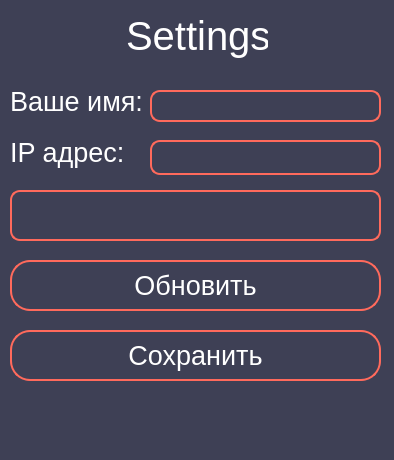
<?xml version="1.0" encoding="UTF-8"?>
<ui version="4.0">
 <class>MainWindow</class>
 <widget class="QMainWindow" name="MainWindow">
  <property name="geometry">
   <rect>
    <x>0</x>
    <y>0</y>
    <width>394</width>
    <height>460</height>
   </rect>
  </property>
  <property name="windowTitle">
   <string>Settings</string>
  </property>
  <property name="styleSheet">
   <string notr="true">background-color:  rgb(62, 64, 85);</string>
  </property>
  <widget class="QWidget" name="centralwidget">
   <widget class="QLabel" name="label">
    <property name="geometry">
     <rect>
      <x>126</x>
      <y>10</y>
      <width>142</width>
      <height>51</height>
     </rect>
    </property>
    <property name="font">
     <font>
      <pointsize>30</pointsize>
     </font>
    </property>
    <property name="styleSheet">
     <string notr="true">color: #fff;</string>
    </property>
    <property name="text">
     <string>Settings</string>
    </property>
   </widget>
   <widget class="QLineEdit" name="lineEdit">
    <property name="geometry">
     <rect>
      <x>150</x>
      <y>90</y>
      <width>231</width>
      <height>32</height>
     </rect>
    </property>
    <property name="font">
     <font>
      <pointsize>14</pointsize>
     </font>
    </property>
    <property name="styleSheet">
     <string notr="true">border: 2px solid #FF6A5C;
border-radius: 10px;
color: #fff;
padding-left: 4px;
padding-bottom: 2px;</string>
    </property>
    <property name="text">
     <string/>
    </property>
   </widget>
   <widget class="QLineEdit" name="lineEdit_2">
    <property name="geometry">
     <rect>
      <x>150</x>
      <y>140</y>
      <width>231</width>
      <height>35</height>
     </rect>
    </property>
    <property name="font">
     <font>
      <pointsize>14</pointsize>
     </font>
    </property>
    <property name="styleSheet">
     <string notr="true">border: 2px solid #FF6A5C;
border-radius: 10px;
color: #fff;
padding-left: 4px;
padding-bottom: 2px;</string>
    </property>
   </widget>
   <widget class="QLabel" name="label_2">
    <property name="geometry">
     <rect>
      <x>10</x>
      <y>132</y>
      <width>121</width>
      <height>41</height>
     </rect>
    </property>
    <property name="font">
     <font>
      <pointsize>20</pointsize>
     </font>
    </property>
    <property name="styleSheet">
     <string notr="true">color: #fff;</string>
    </property>
    <property name="text">
     <string>IP адрес:</string>
    </property>
   </widget>
   <widget class="QLabel" name="label_3">
    <property name="geometry">
     <rect>
      <x>10</x>
      <y>86</y>
      <width>131</width>
      <height>31</height>
     </rect>
    </property>
    <property name="font">
     <font>
      <pointsize>20</pointsize>
     </font>
    </property>
    <property name="styleSheet">
     <string notr="true">color: #fff;</string>
    </property>
    <property name="text">
     <string>Ваше имя:</string>
    </property>
   </widget>
   <widget class="QTextBrowser" name="textBrowser">
    <property name="geometry">
     <rect>
      <x>10</x>
      <y>190</y>
      <width>371</width>
      <height>51</height>
     </rect>
    </property>
    <property name="font">
     <font>
      <pointsize>15</pointsize>
     </font>
    </property>
    <property name="styleSheet">
     <string notr="true">border: 2px solid #FF6A5C;
border-radius: 10px;
color: #fff;</string>
    </property>
    <property name="html">
     <string>&lt;!DOCTYPE HTML PUBLIC &quot;-//W3C//DTD HTML 4.0//EN&quot; &quot;http://www.w3.org/TR/REC-html40/strict.dtd&quot;&gt;
&lt;html&gt;&lt;head&gt;&lt;meta name=&quot;qrichtext&quot; content=&quot;1&quot; /&gt;&lt;style type=&quot;text/css&quot;&gt;
p, li { white-space: pre-wrap; }
&lt;/style&gt;&lt;/head&gt;&lt;body style=&quot; font-family:'MS Shell Dlg 2'; font-size:15pt; font-weight:400; font-style:normal;&quot;&gt;
&lt;p style=&quot;-qt-paragraph-type:empty; margin-top:0px; margin-bottom:0px; margin-left:0px; margin-right:0px; -qt-block-indent:0; text-indent:0px;&quot;&gt;&lt;br /&gt;&lt;/p&gt;&lt;/body&gt;&lt;/html&gt;</string>
    </property>
   </widget>
   <widget class="QPushButton" name="pushButton">
    <property name="geometry">
     <rect>
      <x>10</x>
      <y>260</y>
      <width>371</width>
      <height>51</height>
     </rect>
    </property>
    <property name="font">
     <font>
      <pointsize>20</pointsize>
     </font>
    </property>
    <property name="styleSheet">
     <string notr="true">border: 2px solid #FF6A5C;
border-radius: 20px;
background-color:  rgb(62, 64, 85);
color: #fff;</string>
    </property>
    <property name="text">
     <string>Обновить</string>
    </property>
   </widget>
   <widget class="QPushButton" name="pushButton_2">
    <property name="geometry">
     <rect>
      <x>10</x>
      <y>330</y>
      <width>371</width>
      <height>51</height>
     </rect>
    </property>
    <property name="font">
     <font>
      <pointsize>20</pointsize>
     </font>
    </property>
    <property name="styleSheet">
     <string notr="true">border: 2px solid #FF6A5C;
border-radius: 20px;
background-color:  rgb(62, 64, 85);
color: #fff;</string>
    </property>
    <property name="text">
     <string>Сохранить</string>
    </property>
   </widget>
  </widget>
 </widget>
 <resources/>
 <connections/>
</ui>
